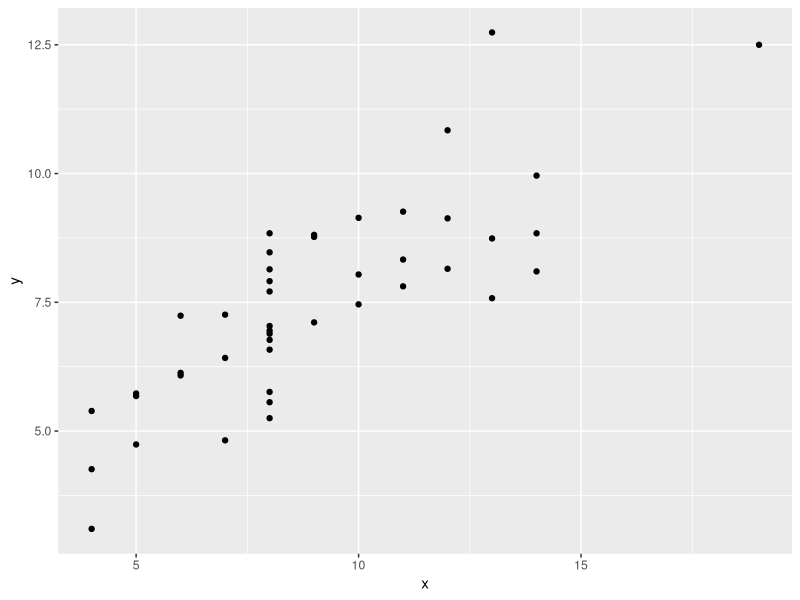
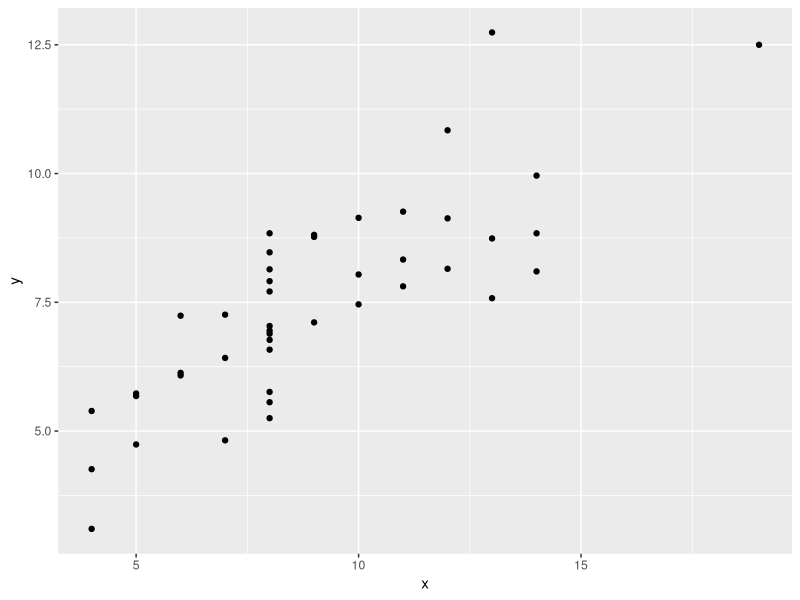

Write the R code that produced these figures, in order.
## ---- chunk 1
options(htmltools.dir.version = FALSE)

library(tidyverse)
## ---- chunk 2
anscombe_tidy <- read_csv("anscombe_tidy.csv")
# example
ggplot(anscombe_tidy, aes(x = x, y = y)) + 
  geom_point() 

## ---- chunk 3
anscombe_tidy <- read_csv("anscombe_tidy.csv")
# example
ggplot(anscombe_tidy, aes(x = x, y = y)) + 
  geom_point() 

